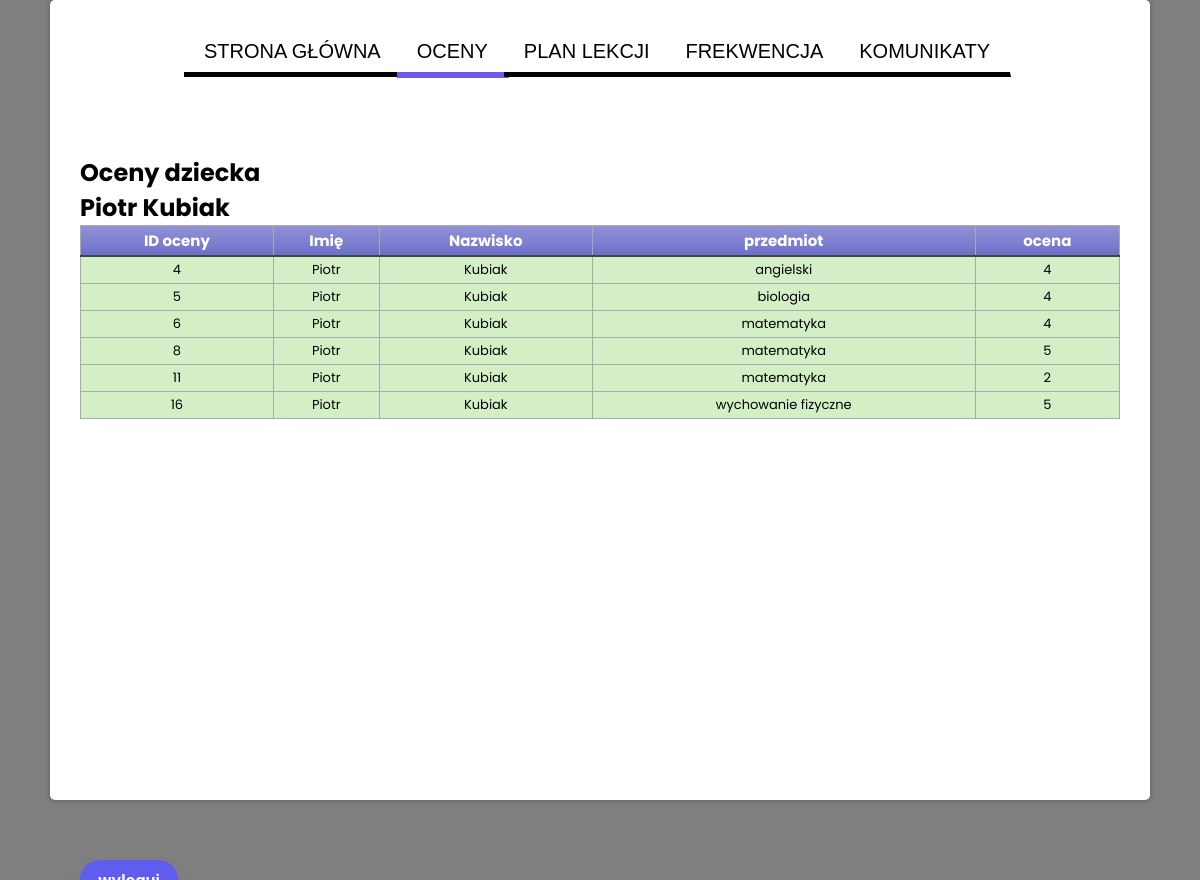
The app's page /grades.php (signed in) with its own data.
### tables this page shows
CREATE TABLE `students` (
  `id_ucznia` int(4) NOT NULL,
  `imie` varchar(33) NOT NULL,
  `nazwisko` varchar(33) NOT NULL,
  `pesel` bigint(33) NOT NULL
);

CREATE TABLE `grades` (
  `id_oceny` int(2) NOT NULL,
  `przedmiot` text NOT NULL,
  `ocena` int(1) NOT NULL,
  `id_ucznia` int(33) NOT NULL
);

### grades.php (the view, shortened to what this page needs)
<!DOCTYPE html>
<html lang="en">
<head>
	<link rel="stylesheet" href="https://stackpath.bootstrapcdn.com/font-awesome/4.7.0/css/font-awesome.min.css">
	<link rel="stylesheet" type="text/css" href="style.css">
</head>
<body>
    <?php
    echo "<div class='container2'>";
    echo "<div id='menu'>";
    echo "<a href='logsuccess.php' title='Strona główna'>Strona główna</a>";
    echo "<a href='grades.php' title='Oceny' class='active'>Oceny</a>";
    echo "<a href='plan.php' title='Plan lekcji'>Plan lekcji</a>";
    echo "<a href='frequency.php' title='Frekwencja'>Frekwencja</a>";
    echo "<a href='messages.php' title='Komunikaty'>Komunikaty</a>";
    echo "</div>";
    echo "<br><br><br><br>";
		include 'config.php';
		$username = $_SESSION['username'];
    $sql = "SELECT imie, nazwisko from students where pesel = (SELECT pesel from users where username = '$username')";
    $result = $db->query($sql);
if ($result->num_rows > 0) {
  while($row = $result->fetch_assoc()) {
    echo "<h2>" ."Oceny dziecka " . "</h2> <h2>" . $row["imie"], " " . $row["nazwisko"] . "</h2>" ;
  }
}
    ?>
<table class="blueTable">
 <?php
 include 'config.php';
    $zmienna = $_SESSION['username'];
$sql = "SELECT id_oceny,imie,nazwisko,przedmiot,ocena FROM students natural join grades where pesel = (SELECT pesel from users where username = '$zmienna')  ";
 $result = $db->query($sql);
echo "
<thead>
<tr>
<th>ID oceny</th>
<th>Imię</th>
<th>Nazwisko</th>
<th>przedmiot</th>
<th>ocena</th>
</tr>";
if ($result->num_rows > 0) {
  while($row = $result->fetch_assoc()) {
echo "<tbody><tr><td>" . $row['id_oceny'] . "</td>  <td>" . $row['imie'] . "</td>  <td>" . $row['nazwisko'] . "</td>  <td>" . $row['przedmiot'] . "</td>  <td>" . $row['ocena'] .  "</td>  </tr></tbody>";
}}
?>
</table>
    <?php
echo "<br><br><br>";
echo "<div id='stopka'>";
?>
<form action="logout.php">
    <input type="submit"  class="button-34" value="wyloguj" />
</form>
<?php
echo "</div>";
echo "</div>";
	?>
</body>
</html>

### style.css (style rules this page uses)
* { margin: 0; padding: 0; box-sizing: border-box; font-family: 'Poppins', sans-serif; }
body { width: 100%; min-height: 100vh; background-image: linear-gradient(rgba(0,0,0,.5), rgba(0,0,0,.5)), url(bg.jpg) ; background-position: center; background-size: cover; display: flex; justify-content: center; align-items: center; }
.container2 { width: 1100px; min-height: 800px; background: #FFF; border-radius: 5px; box-shadow: 0 0 5px rgba(0,0,0,.3); padding: 40px 30px; }
div#menu { text-align: center; height: 15px; }
.button-34 { background: #5E5DF0; border-radius: 999px; box-shadow: #5E5DF0 0 10px 20px -10px; box-sizing: border-box; color: #FFFFFF; cursor: pointer; font-family: Inter,Helvetica,"Apple Color Emoji","Segoe UI Emoji",NotoColorEmoji,"Noto Color Emoji","Segoe UI Symbol","Android Emoji",EmojiSymbols,-apple-system,system-ui,"Segoe UI",Roboto,"Helvetica Neue","Noto Sans",sans-serif; font-size: 16px; font-weight: 700; line-height: 24px; opacity: 1; outline: 0 solid transparent; padding: 8px 18px; user-select: none; -webkit-user-select: none; touch-action: manipulation; width: fit-content; word-break: break-word; border: 0; }
table.blueTable { border: 1px solid #3761CB; background-color: #D4EFC5; width: 100%; text-align: center; border-collapse: collapse; }
table.blueTable td, table.blueTable th { border: 1px solid #AAAAAA; padding: 3px 2px; }
table.blueTable tbody td { font-size: 13px; }
table.blueTable thead { background: #6D6EC9; background: -moz-linear-gradient(top, #9192d6 0%, #7b7cce 66%, #6D6EC9 100%); background: -webkit-linear-gradient(top, #9192d6 0%, #7b7cce 66%, #6D6EC9 100%); background: linear-gradient(to bottom, #9192d6 0%, #7b7cce 66%, #6D6EC9 100%); border-bottom: 2px solid #444444; }
table.blueTable thead th { font-size: 15px; font-weight: bold; color: #FFFFFF; }
div#menu a { font-family: 'Arial', Courier, monospace; text-transform: uppercase; color: black; text-decoration: none; border-bottom: 5px solid black; border-right: 1px solid white; font-size: 20px; margin-left: -5px; padding: 15px 20px 10px; }
div#menu a.active { border-bottom: 6px solid #6c5ce7; }
#stopka { position:absolute; bottom:0; width:3,5%; height:20px; font-family:Arial; }
table.blueTablemes td, table.blueTable th { padding: 3px 2px; }
* { box-sizing: border-box }
body { font-family: Verdana, sans-serif; margin:0 }

### records on screen
students: imie "Piotr", nazwisko "Kubiak"
grades: id_oceny "4", id_ucznia.imie "Piotr", id_ucznia.nazwisko "Kubiak", przedmiot "angielski", ocena "4"
grades: id_oceny "5", id_ucznia.imie "Piotr", id_ucznia.nazwisko "Kubiak", przedmiot "biologia", ocena "4"
grades: id_oceny "6", id_ucznia.imie "Piotr", id_ucznia.nazwisko "Kubiak", przedmiot "matematyka", ocena "4"
grades: id_oceny "8", id_ucznia.imie "Piotr", id_ucznia.nazwisko "Kubiak", przedmiot "matematyka", ocena "5"
grades: id_oceny "11", id_ucznia.imie "Piotr", id_ucznia.nazwisko "Kubiak", przedmiot "matematyka", ocena "2"
grades: id_oceny "16", id_ucznia.imie "Piotr", id_ucznia.nazwisko "Kubiak", przedmiot "wychowanie fizyczne", ocena "5"
